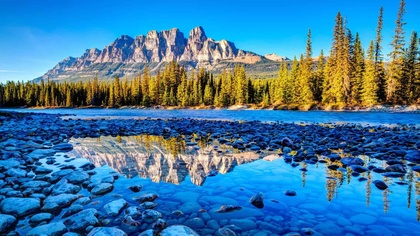
%> input picture Histogram equalization/display_img.jpeg, 420 x 236 px, shrunk from 1920 x 1080 before the run
$ octave histogram_equilazation.m   (GNU Octave 9; MATLAB toolbox functions it lacks are replaced by stand-ins)
%> lines starting %> are read from the running program, lines starting %| are printed output that depends on the picture
% Histogram Equalization of an Image using MATLAB
% Name   : Akshay (BT23ECE050)
% Branch : ECE 3rd Year
% Aim    : To perform histogram equalization on a grayscale image
% Date   : 14-01-2026
clc;
clear all;
close all;
I=imread("display_img.jpeg");
%> I is the input picture: size 236x420x3 uint8; mean R, G, B 63.9, 122.3, 160.9
if size(I,3) == 3
    I = rgb2gray(I);
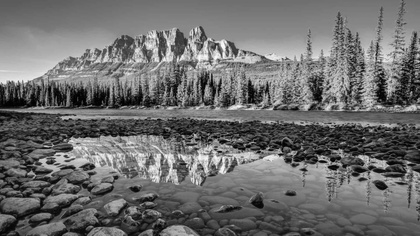
%> I: size 236x420 uint8; min 0, max 252, mean 109.3
end

% the below code gives the mathematical approach for the desired outcome
[M,N]=size(I); %Calculating the size of the image
%> M = 236; N = 420
numPixels=M*N; %multiplying the rows and columns for total number of pixels
%> numPixels = 99120
hist=zeros(256,1); %creating a row matrix for the pixel intensity for 0 to 256
for i=1:M
for j=1:N
        intensity=I(i,j);
        hist(intensity+1)=hist(intensity+1)+1;
end
end
%> after the loop, hist = 256 values, max 1253 at index 114, min 0 at index 254, mean 387.2
%Loop to calculate each and every pixel and add the number of pixels at a
%certain intensity in the row matrix with that value.
pdf=hist/numPixels; %normalising or calculating the average of the intensity of pixels
%> pdf = 256 values, max 0.0126 at index 114, min 0 at index 254, mean 0.00391
cdf = zeros(256,1);
cdf(1) = pdf(1);
for k = 2:256
    cdf(k) = cdf(k-1) + pdf(k);
end
%> after the loop, cdf = 256 values from 9.08e-05 to 1
%calclating the cumulative frequency distribution of the given image
L = 256;
mapping = round((L - 1) * cdf);
%> mapping = 256 values from 0 to 255
%mapping the new intensity values with respect to the old frequency values
I_eq = zeros(M,N,'uint8'); %typecasting to the correct format
for i = 1:M
for j = 1:N
        oldVal = I(i,j);
        I_eq(i,j) = mapping(oldVal + 1);
end
end
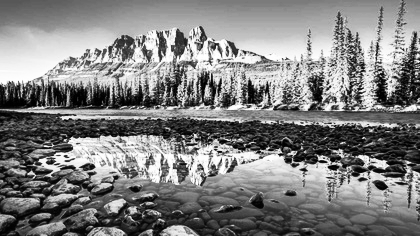
%> I_eq: size 236x420 uint8; min 0, max 255, mean 128.3
%putting the new equalised values in the image format
figure;
subplot(2,2,1);
imshow(I);
title('Original Image');
subplot(2,2,2);
imhist(I);
title('Original Histogram');
subplot(2,2,3);
imshow(I_eq);
title('Histogram Equalized Image');
subplot(2,2,4);
imhist(I_eq);
title('Equalized Histogram');
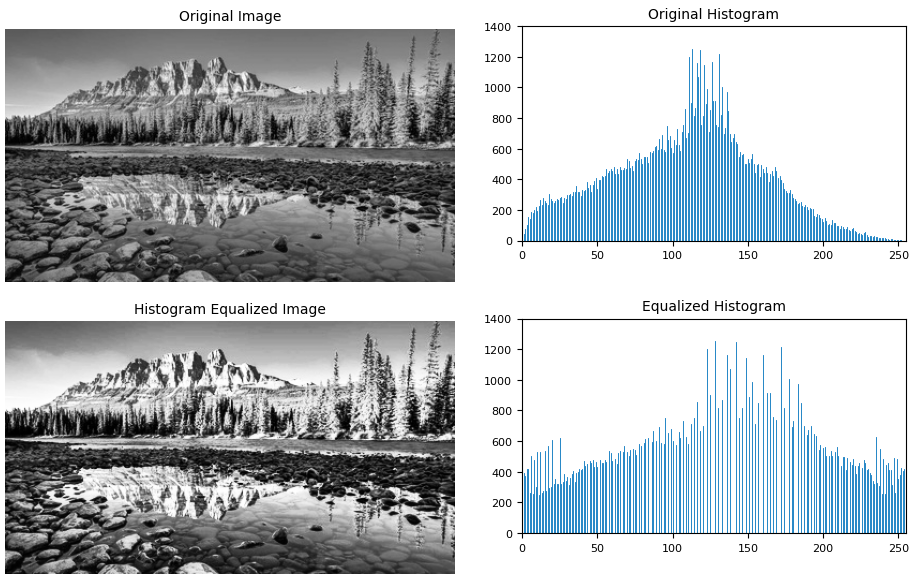
%> figure redrawn from the program's plot data, 4 panels
